Frame 1 (no input): blank canvas, image omitted
Frame 60 (the mouse pressed at the canvas centre just before this capture): blank canvas, image omitted
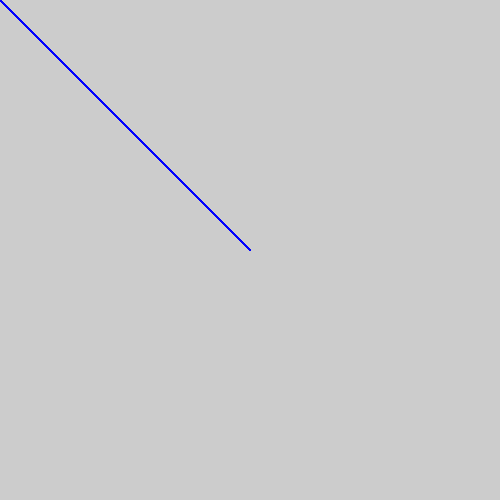
Frame 120 (the mouse held since frame 60 and released just before this capture)

The Processing sketch whose frames 1 and 60 were blank and that drew this single picture after the mouse press (run headless with seeded random() and noise(); from frame 60 on, the mouse is pressed at the canvas centre):

// Processing sketch: sketch_01_mouse
// ── sketch_01_mouse.pde
void setup(){
  size(500,500);
  println("Width: " + width + "; height: " + height);
}

void draw() {
    if (mousePressed) {
      stroke(0,0,255);
    } else {
      stroke(255,0,0);
    }
    line(0, 0, mouseX, mouseY);
}

void mousePressed() {
    print("mouse pressed");
}
